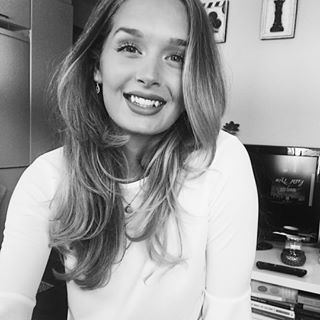
#> input picture img/1.jpg, 320 x 320 px; its folder holds only this picture in this run
$ jupyter execute recognizer.ipynb
#> lines starting #> are read from the running program, lines starting #| are printed output that depends on the picture
[cell 1]
import cv2
import numpy as np
import os
import matplotlib.pyplot as plt

[cell 2]
img_folder_path = 'img/'
imgPaths = [img_folder_path+name for name in os.listdir(img_folder_path) if not name[0] == '.']

print(imgPaths)

[cell 3]
faces = []

for img in imgPaths:
    img = cv2.imread(img)
#> img is the input picture: shape (320, 320, 3); min 0, max 255, mean 152.5

    face_cascade = cv2.CascadeClassifier("utils/haarcascade_frontalface_default.xml")
    eye_cascade = cv2.CascadeClassifier('utils/haarcascade_eye.xml')

    plt.imshow(cv2.cvtColor(img, cv2.COLOR_BGR2RGB))
    plt.show()

    img = cv2.cvtColor(img, cv2.COLOR_BGR2RGB)
    gray = cv2.cvtColor(img, cv2.COLOR_BGR2GRAY)

    detected_faces = face_cascade.detectMultiScale(gray)
#> detected_faces = [[91, 8, 117, 117]]

    for(x, y, w, h) in detected_faces:
        roi_gray = gray[y:y+h, x:x+w]
        roi_color = img[y:y+h, x:x+w]

        eyes = eye_cascade.detectMultiScale(roi_gray)

        if len(eyes) > 1:
            faces.append(np.array(roi_color))

            cv2.rectangle(img,(x,y),(x+w,y+h),(255,0,0),2)

            for (ex,ey,ew,eh) in eyes:
                cv2.rectangle(roi_color,(ex,ey),(ex+ew,ey+eh),(0,255,0),2)

            plt.imshow(img)
            plt.show()
#> this loop made 1 pass
#> (x, y, w, h, eyes) on pass 1: (91, 8, 117, 117, [[21, 23, 34, 34], [68, 38, 23, 23]])
#> pass 1, `roi_gray = gray[y:y+h, x:x+w]`:
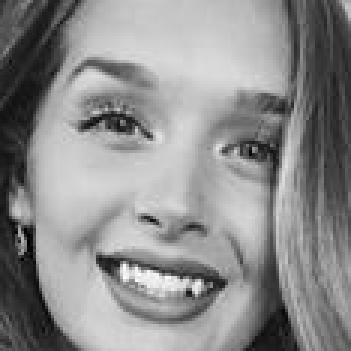
#> roi_gray: shape (117, 117) (shown 3 times larger); min 0, max 255, mean 140.4
#> pass 1, `plt.show()`:
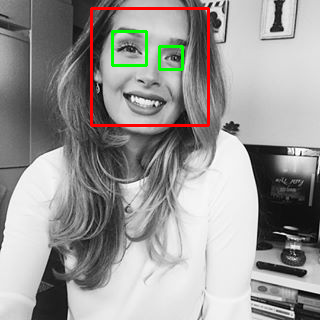
#> shown: shape (320, 320, 3); mean R, G, B 153.5, 151.7, 150
#> after the loop:
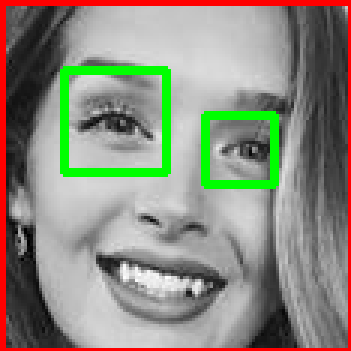
#> roi_color: shape (117, 117, 3) (shown 3 times larger); mean R, G, B 140.2, 139.9, 127.3
#> after the loop, faces = 1 item

[cell 4]
for face in faces:
    plt.imshow(face)
    plt.show()
#> this loop made 1 pass
